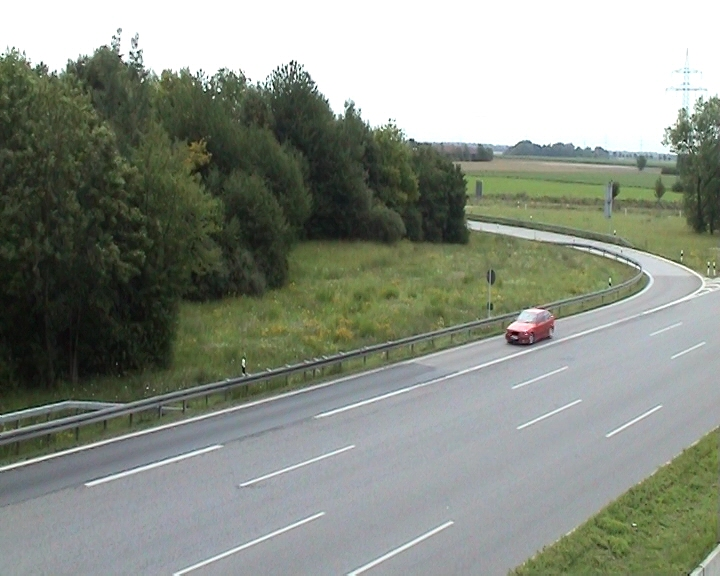
%> input picture assgn10/sequence/2043_000140.jpeg, 720 x 576 px; its folder holds only this picture in this run
$ octave ex1.m   (GNU Octave 9; MATLAB toolbox functions it lacks are replaced by stand-ins)
%> lines starting %> are read from the running program, lines starting %| are printed output that depends on the picture
### assgn10/load_img.m
function img = load_img(num, scale)
%> called with num = 0
    if nargin < 2
        scale = 1;
    end

    imgPath = sprintf('sequence/2043_%06d.jpeg', num + 140);
    img = imread(imgPath);
%> img is the input picture: size 576x720x3 uint8; mean R, G, B 137.5, 143.6, 132.8

    if scale ~= 1
        img = imresize(img, scale);
    end
end

### assgn10/colorHist.m
function histCounts = colorHist(img)
    hsvImg = rgb2hsv(img);
    hueChannel = hsvImg(:, :, 1);
    histCounts = zeros(256, 1);

    hueIdx = hueindex(hueChannel);
    for i = 1:numel(hueIdx)
        histCounts(hueIdx(i)) = histCounts(hueIdx(i)) + 1;
    end
end

### assgn10/hueindex.m
function out = hueindex(hue)
    out = ceil(hue*255) + 1;
end

### assgn10/probMap.m
function map = probMap(img, hist)
    hsvImg = rgb2hsv(img);
    hueChannel = hsvImg(:, :, 3);

    hueIdx = hueindex(hueChannel);
    map = hist(hueIdx);

    maxVal = max(map(:));
    if maxVal > 0
        map = single(map) / maxVal * 255;
    else
        map = single(map);
    end
end

### assgn10/ex1.m
close all; clear all; clc;

x = 506;
y = 308;
w = 57;
h = 47;

img = load_img(0);
crop = img(y:y + h - 1, x:x + w - 1, :);
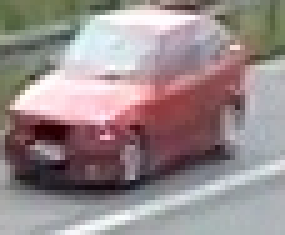
%> crop: size 47x57x3 uint8 (shown 5 times larger); mean R, G, B 152.6, 139.1, 140.1

histData = colorHist(crop);
%> in colorHist, `hsvImg = rgb2hsv(img);`: hsvImg: size 47x57x3 double; mean H, S, V 0.651, 0.177, 0.616
%> in colorHist, `hueChannel = hsvImg(:, :, 1);`:
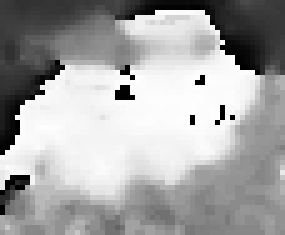
%> hueChannel: size 47x57 double (shown 5 times larger); min 0, max 0.998, mean 0.651
%> after the loop in colorHist, `for i = 1:numel(hueIdx)`: histCounts = 256 values, max 87 at index 254, min 0 at index 71, mean 10.46
%> histData has the same summary as histCounts in colorHist
probMapImg = probMap(crop, histData);
%> in probMap, `hueChannel = hsvImg(:, :, 3);`:
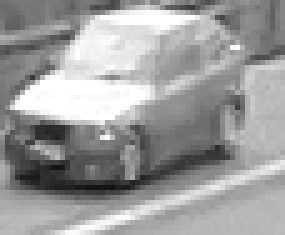
%> hueChannel: size 47x57 double (shown 5 times larger); min 0.0667, max 1, mean 0.616
%> in probMap, `map = hist(hueIdx);`:
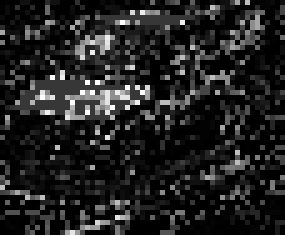
%> map: size 47x57 double (shown 5 times larger); min 0, max 87, mean 11.8; drawn with min black and max white
%> in probMap, `maxVal = max(map(:));`: maxVal = 87

figure(1);
subplot(2, 1, 1);
bar(histData);
xlim([0 256]);
title('Histogram');

ax = subplot(2, 1, 2);
imshow(probMapImg / 255);
colormap(ax, hot);
title('Probability Map');
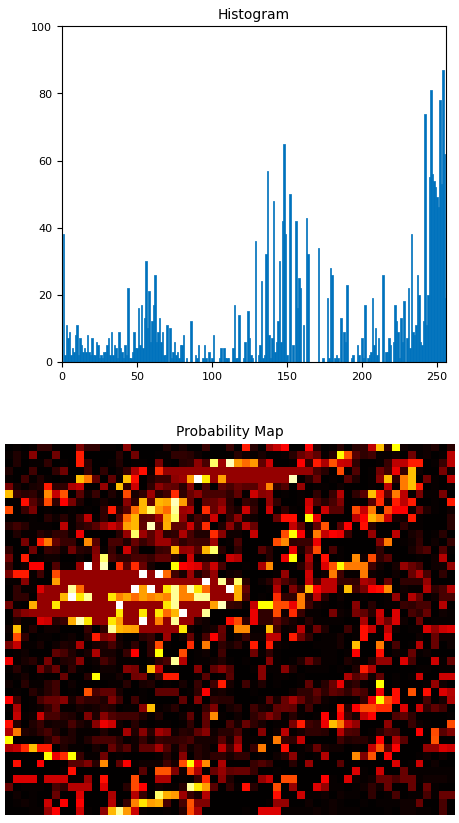
%> figure redrawn from the program's plot data, 2 panels
